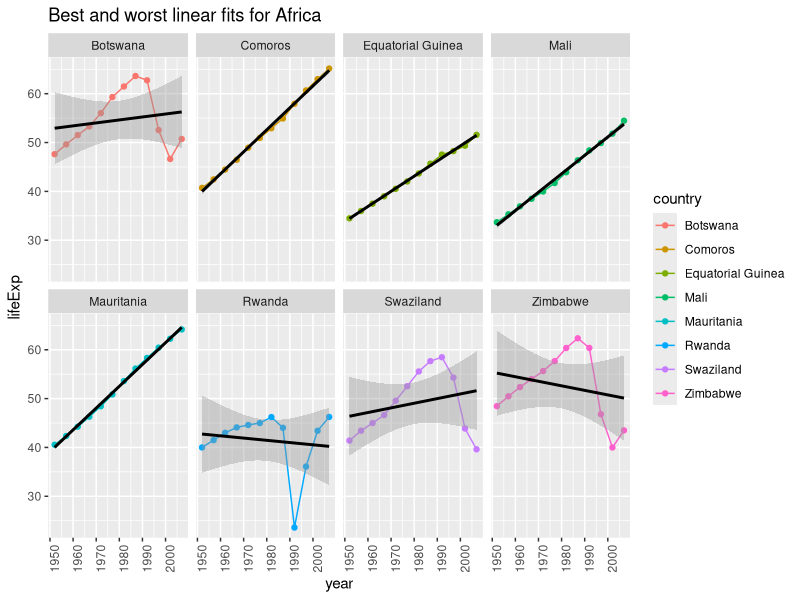
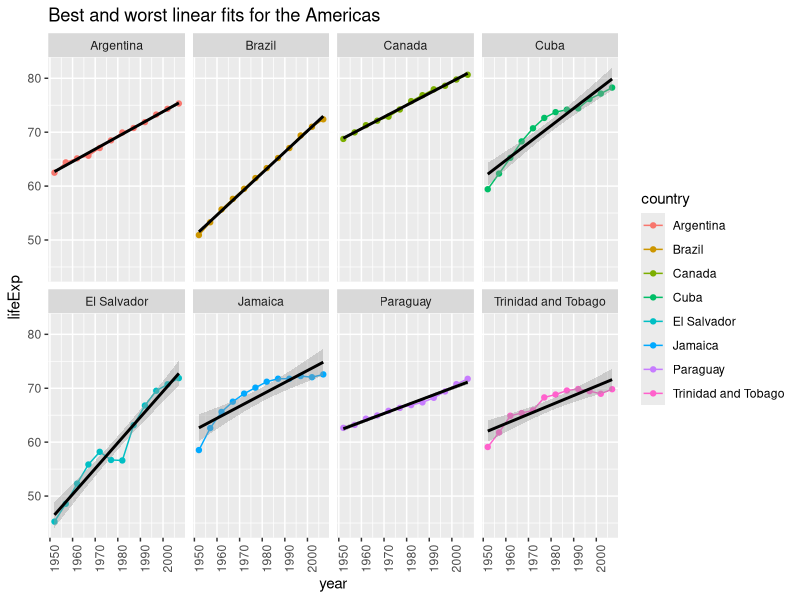
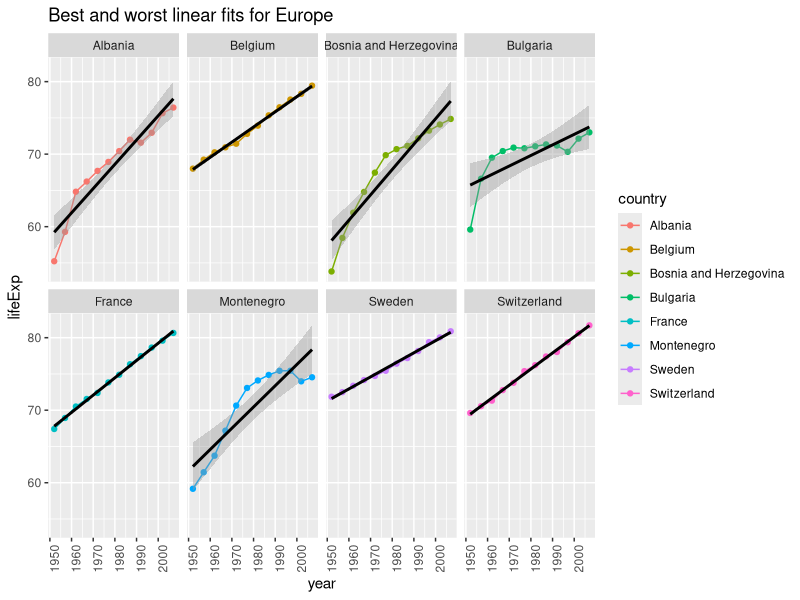
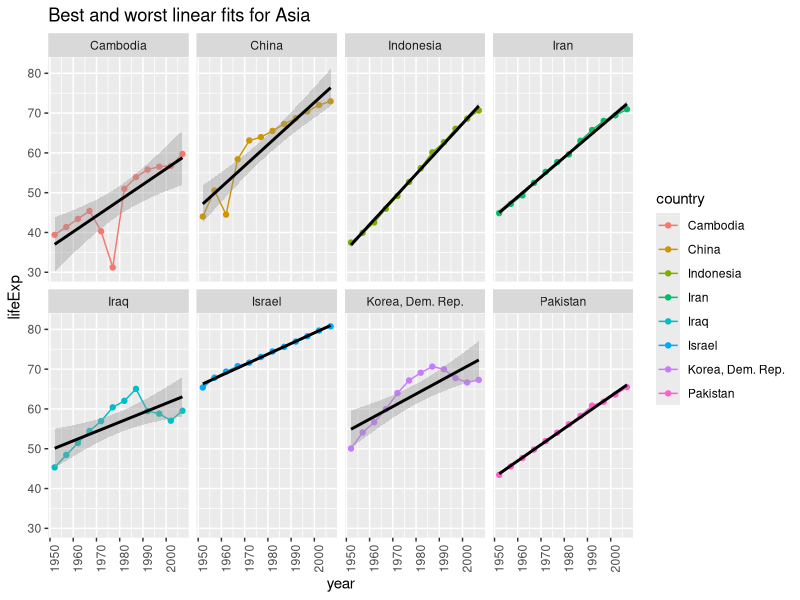

Here is the R script that generated these plots, in order:
# creating figures
library(readr)
suppressPackageStartupMessages(library(dplyr))
library(ggplot2)

bdat3 <- read_csv("data_without_oceania.csv")

africa_country <- c("Equatorial Guinea", "Mauritania", "Comoros", "Mali", "Zimbabwe", "Swaziland", "Rwanda", "Botswana")
africa_plot <- ggplot(subset(bdat3, country %in% africa_country), aes(x = year, y = lifeExp, color = country)) + 
	geom_line() + 
	geom_point() +
	geom_smooth(method = "lm", color = "black") +
	facet_wrap(~ country, ncol = 4) + 
	theme(axis.text.x = element_text(angle = 90, hjust = 1)) +
	ggtitle("Best and worst linear fits for Africa")
ggsave("Best_and_worst_linear_fits_africa.png", plot = africa_plot)

america_country <- c("Canada", "Argentina", "Brazil", "Paraguay", "Jamaica", "El Salvador", "Cuba", "Trinidad and Tobago")
america_plot <- ggplot(subset(bdat3, country %in% america_country), aes(x = year, y = lifeExp, color = country)) + 
	geom_line() + 
	geom_point() +
	geom_smooth(method = "lm", color = "black") +
	facet_wrap(~ country, ncol = 4) + 
	theme(axis.text.x = element_text(angle = 90, hjust = 1)) +
	ggtitle("Best and worst linear fits for the Americas")
ggsave("Best_and_worst_linear_fits_for_the_Americas.png", plot = america_plot)

europe_country <- c("Sweden", "Switzerland", "France", "Belgium", "Montenegro", "Bulgaria", "Bosnia and Herzegovina", "Albania")
europe_plot <- ggplot(subset(bdat3, country %in% europe_country), aes(x = year, y = lifeExp, color = country)) + 
	geom_line() + 
	geom_point() +
	geom_smooth(method = "lm", color = "black") +
	facet_wrap(~ country, ncol = 4) + 
	theme(axis.text.x = element_text(angle = 90, hjust = 1)) +
	ggtitle("Best and worst linear fits for Europe")
ggsave("Best_and_worst_linear_fits_for_Europe.png", plot = europe_plot)

asia_country <- c("Israel", "Pakistan", "Indonesia", "Iran", "Cambodia", "Iraq", "China", "Korea, Dem. Rep.")
asia_plot <- ggplot(subset(bdat3, country %in% asia_country), aes(x = year, y = lifeExp, color = country)) + 
	geom_line() + 
	geom_point() +
	geom_smooth(method = "lm", color = "black") +
	facet_wrap(~ country, ncol = 4) + 
	theme(axis.text.x = element_text(angle = 90, hjust = 1)) +
	ggtitle("Best and worst linear fits for Asia")
ggsave("Best_and_worst_linear_fits_asia.png", plot = asia_plot)
